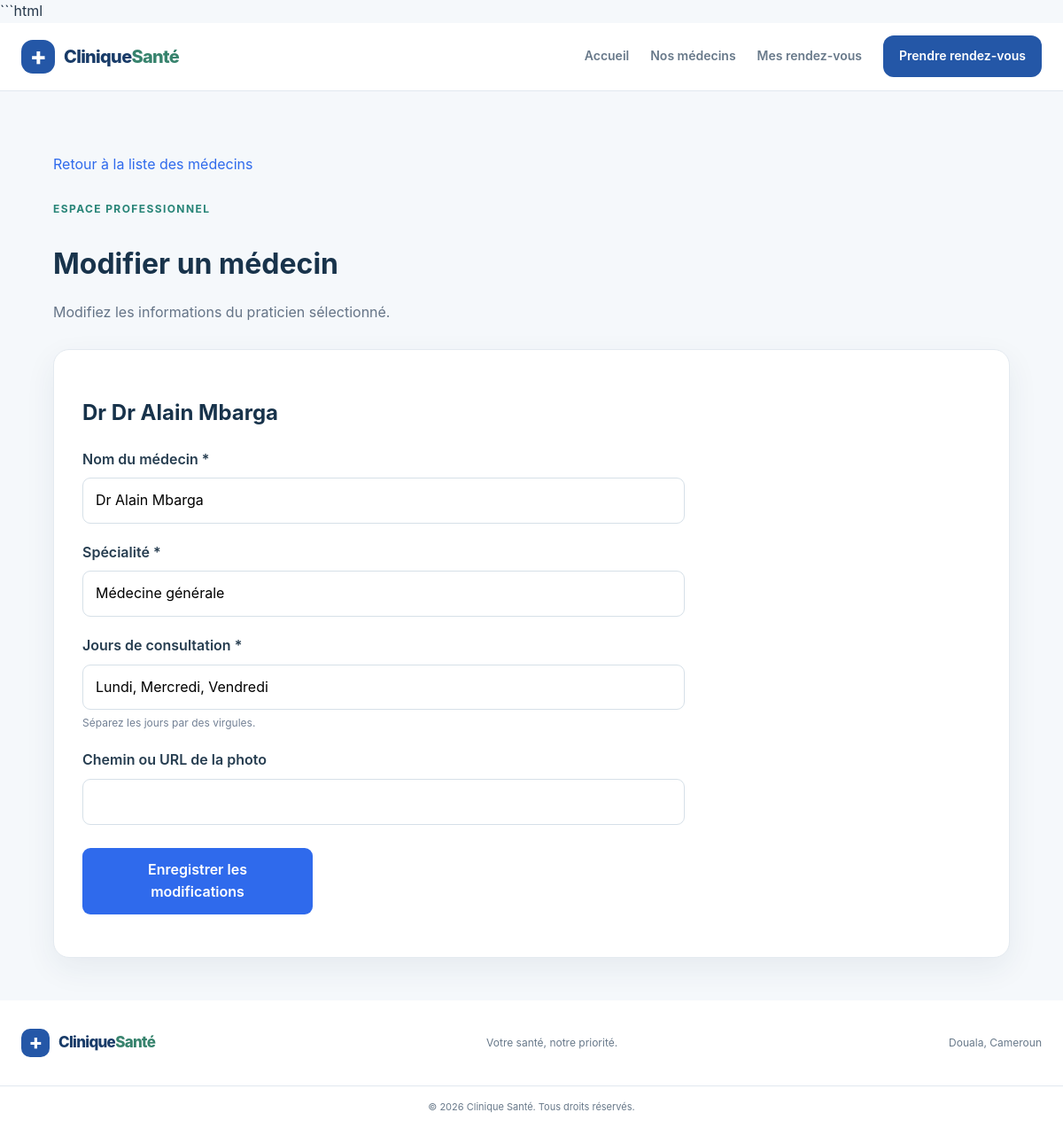
Page /admin/medecins/1/modifier (signed in) on the earlier database version.
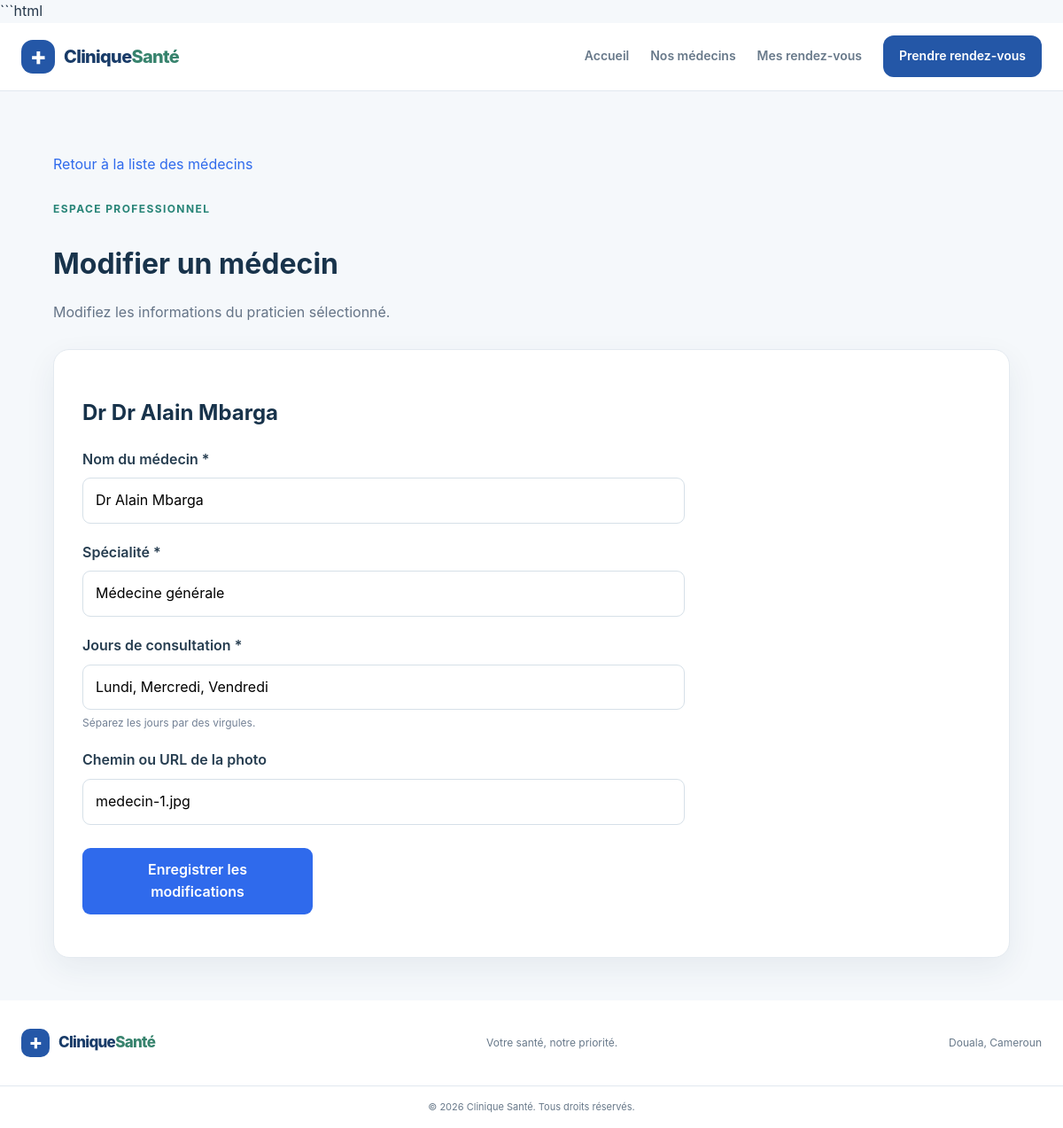
Same page on the later database version.
### tables this page shows
CREATE TABLE medecins (
    id INTEGER PRIMARY KEY AUTOINCREMENT,
    nom TEXT NOT NULL,
    specialite TEXT NOT NULL,
    photo TEXT,
    jours_consultation TEXT NOT NULL
);

### app.py (the view, shortened to what this page needs)
@app.route("/admin/medecins/<int:medecin_id>/modifier", methods=["GET", "POST"])
@administrateur_requis
def modifier_medecin(medecin_id):
    connexion = get_db()
    medecin = connexion.execute(
        """
        SELECT id, nom, specialite, photo, jours_consultation
        FROM medecins
        WHERE id = ?
        """,
        (medecin_id,),
    ).fetchone()
    if medecin is None:
        abort(404)
    erreur = None
    confirmation = None
    return render_template(
        "admin/modifier_medecin.html",
        medecin=medecin,
        erreur=erreur,
    )

### app.py (called while the page is built)
def administrateur_requis(fonction):
    @wraps(fonction)
    def fonction_protegee(*args, **kwargs):
        if "administrateur_id" not in session:
            return redirect(url_for("connexion_admin"))
        return fonction(*args, **kwargs)
    return fonction_protegee

@app.teardown_appcontext
def fermer_connexion(exception=None):
    connexion = g.pop("connexion", None)
    if connexion is not None:
        connexion.close()

### database/db.py (called while the page is built)
def get_db():
    if "connexion" not in g:
        g.connexion = sqlite3.connect(CHEMIN_BASE)
        g.connexion.row_factory = sqlite3.Row
        g.connexion.execute("PRAGMA foreign_keys = ON")
    return g.connexion

### templates/admin/modifier_medecin.html (shortened to what this page needs)
{% extends "base.html" %}
{% block content %}
<section class="admin-dashboard">
    <a class="admin-back" href="{{ url_for('gestion_medecins') }}">
        Retour à la liste des médecins
    </a>
    <div class="admin-page-heading">
        <p class="admin-eyebrow">ESPACE PROFESSIONNEL</p>
        <h1>Modifier un médecin</h1>
        <p>Modifiez les informations du praticien sélectionné.</p>
    </div>
    <div class="admin-welcome-card admin-doctor-form-card">
        <h2>Dr {{ medecin.nom }}</h2>
        <form method="POST" action="{{ url_for('modifier_medecin', medecin_id=medecin.id) }}">
            <div class="admin-field">
                <label for="nom">Nom du médecin *</label>
                <input
                    type="text"
                    id="nom"
                    name="nom"
                    maxlength="100"
                    value="{{ request.form.get('nom', medecin.nom) }}"
                    required
                >
            </div>
            <div class="admin-field">
                <label for="specialite">Spécialité *</label>
                <input
                    type="text"
                    id="specialite"
                    name="specialite"
                    maxlength="100"
                    value="{{ request.form.get('specialite', medecin.specialite) }}"
                    required
                >
            </div>
            <div class="admin-field">
                <label for="jours_consultation">Jours de consultation *</label>
                <input
                    type="text"
                    id="jours_consultation"
                    name="jours_consultation"
                    maxlength="150"
                    value="{{ request.form.get('jours_consultation', medecin.jours_consultation) }}"
                    required
                >
                <span class="admin-cell-secondary">
                    Séparez les jours par des virgules.
                </span>
            </div>
            <div class="admin-field">
                <label for="photo">Chemin ou URL de la photo</label>
                <input
                    type="text"
                    id="photo"
                    name="photo"
                    maxlength="255"
                    value="{{ request.form.get('photo', medecin.photo or '') }}"
                >
            </div>
            <button class="admin-submit" type="submit">
                Enregistrer les modifications
            </button>
        </form>
    </div>
</section>
{% endblock %}

Differences in the rows shown:
changed medecins "Dr Alain Mbarga": photo (not shown) → "medecin-1.jpg"
